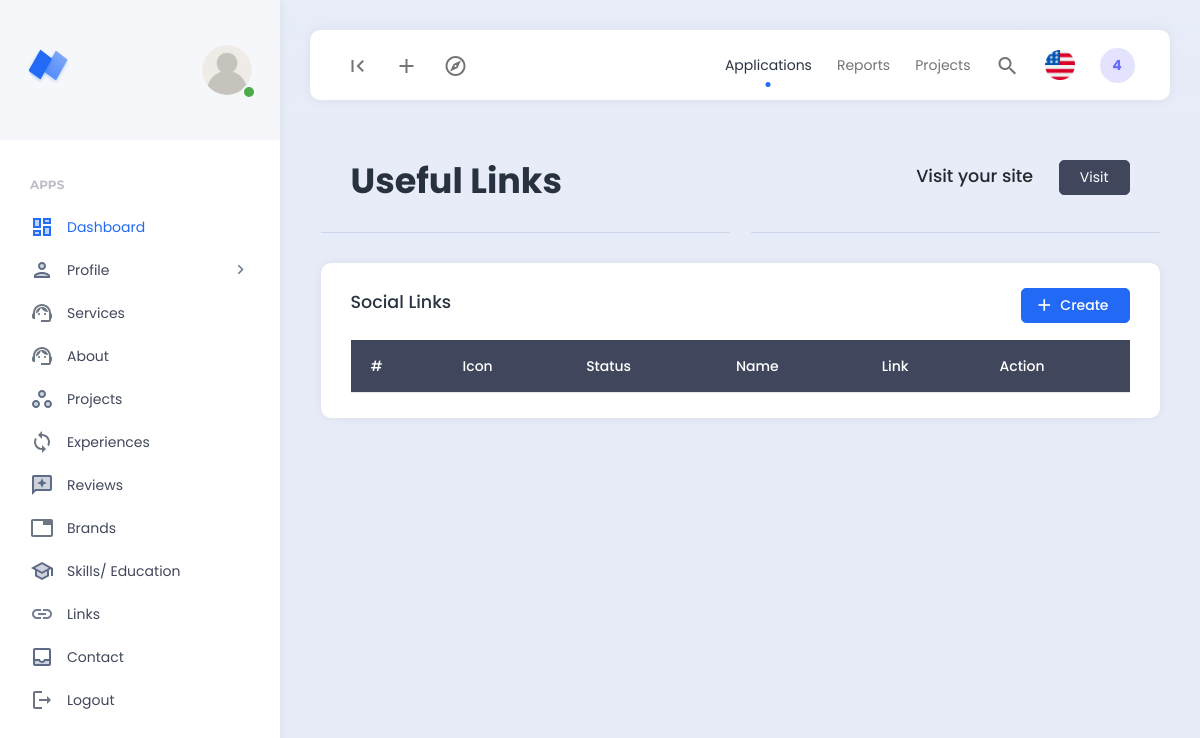
The page /frontend/dashboard/links/links.php on the database as committed earlier.
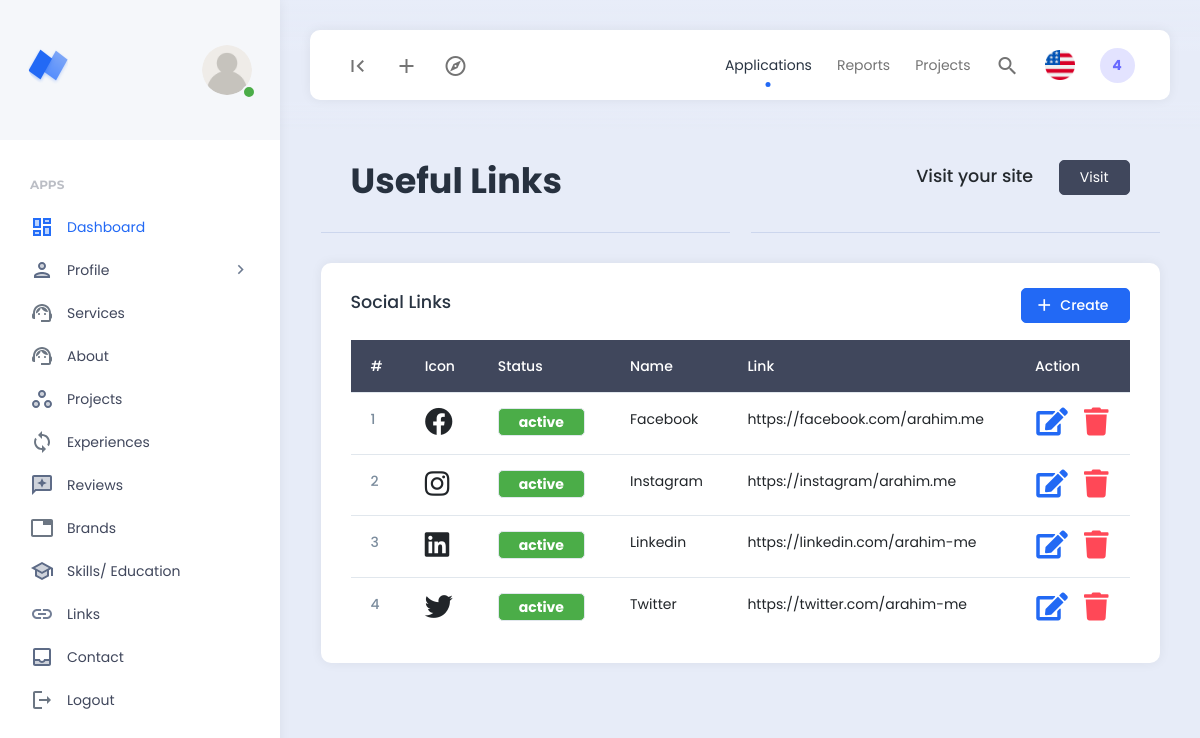
The same page on the database as committed later.
### tables this page shows
CREATE TABLE `links` (
  `id` int NOT NULL,
  `name` varchar(200) NOT NULL,
  `address` varchar(200) NOT NULL,
  `icon` varchar(200) NOT NULL,
  `status` varchar(200) NOT NULL DEFAULT 'deactive'
);

### frontend/dashboard/links/links.php (the view, shortened to what this page needs)
<?php
include "../master/header.php";
$link_query = "SELECT * FROM links";
$links = mysqli_query($db_connect, $link_query);
?>
<div class="row">
    <div class="col">
        <div class="page-description">
            <h1>Useful Links</h1>
        </div>
    </div>
    <div class="col">
        <div class="page-description">
            <h5 class="text-end">Visit your site<a href="../../../index.php" target="_blank"
                    class="ms-4 text-decoration-none">
                    <button class="btn btn-dark">Visit</button></a></h5>
        </div>
    </div>
</div>
<div class="row">
    <div class="col-12">
        <div class="card">
            <div class="card-header d-flex justify-content-between align-items-center">
                <h5>Social Links</h5>
                <a href="createlink.php" name="createlink" class="btn btn-primary"><i
                        class="material-icons">add</i>Create</a>
            </div>
            <div class="card-body">
                <div class="example-content">
                    <table class="table m-0">
                        <thead class="table-dark">
                            <tr>
                                <th scope="col">#</th>
                                <th scope="col">Icon</th>
                                <th scope="col">Status</th>
                                <th scope="col">Name</th>
                                <th scope="col">Link</th>
                                <th scope="col">Action</th>
                            </tr>
                        </thead>
                        <tbody>
                            <?php
                            $num = 1;
                            foreach ($links as $link): ?>
                                <tr>
                                    <th scope="row">
                                        <?= $num++ ?>
                                    </th>
                                    <td>
                                        <i class="fa-2x <?= $link['icon'] ?>"></i>
                                    </td>
                                    <td>
                                        <a href="store.php?linkstatus=<?= $link['id'] ?>"
                                            class="btn <?= ($link['status'] == 'active') ? 'badge bg-success' : 'badge bg-danger' ?>">
                                            <?= $link['status'] ?>
                                        </a>
                                    </td>
                                    <td>
                                        <?= $link['name'] ?>
                                    </td>
                                    <td>
                                        <?= $link['address'] ?>
                                    </td>
                                    <td>
                                        <div class="d-flex justify-content-around">
                                            <a href="editlink.php?editlink=<?= $link['id'] ?>" class="text-primary">
                                                <i class="fa-2x fas fa-edit"></i>
                                            </a>
                                            <a href="store.php?deletelink=<?= $link['id'] ?>" class="text-danger ms-3">
                                                <i class="fa-2x fas fa-trash"></i>
                                            </a>
                                        </div>
                                    </td>
                                </tr>
                            <?php endforeach; ?>
                        </tbody>
                    </table>
                </div>
            </div>
        </div>
    </div>
</div>
<?php
include "../master/footer.php";
?>

Rows that differ between the two databases and show on the page:
added links: status "active", name "Facebook", address "https://facebook.com/arahim.me"
added links: status "active", name "Instagram", address "https://instagram/arahim.me"
added links: status "active", name "Linkedin", address "https://linkedin.com/arahim-me"
added links: status "active", name "Twitter", address "https://twitter.com/arahim-me"
